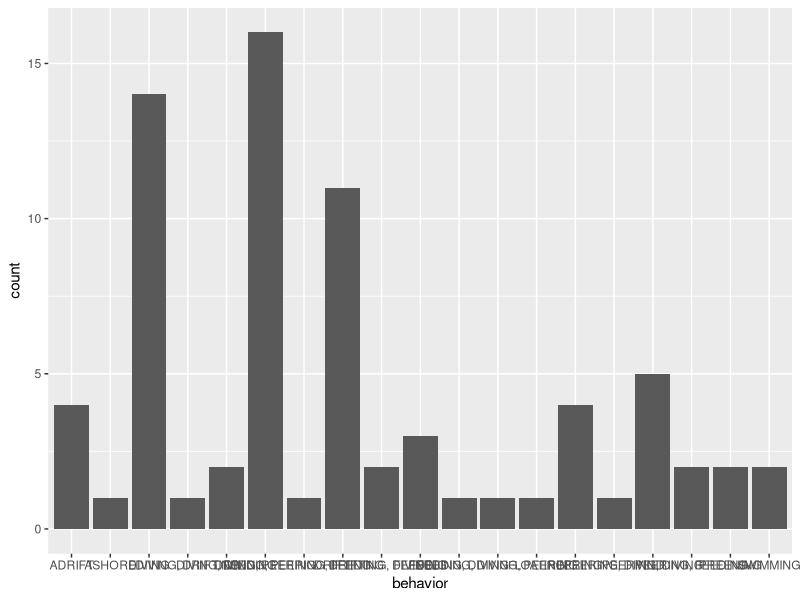
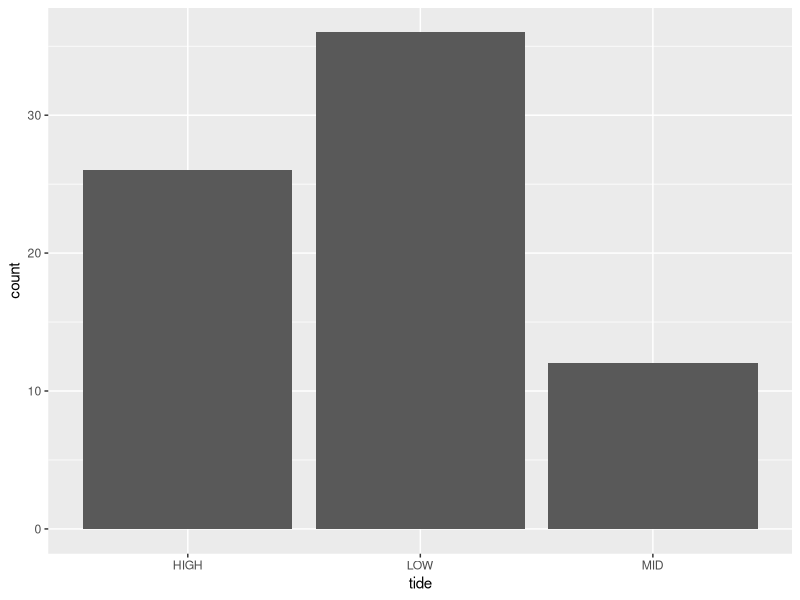

R code for these plots, in order:
## ---- chunk 1
library(tidyverse)
library(lubridate)
## ---- chunk 2
#2023
all_bird_untidy_2023 <- read_csv("loons_2023.csv")
loons_2023 <- read_csv("loons_2023.csv")

#2024
loons_2024 <- read_csv("loons_2024.csv")
## ---- chunk 3
#assigning exposure level to locations
loons_2023 <- loons_2023 %>% 
  mutate(shelter_gradient = case_when(location == "BAR HARBOR PIER" ~ "exposed",
                                      location == "SEAL HARBOR BEACH" ~ "moderate",
                                      location == "BRACY HARBOR" ~ "moderate",
                                      location == "NORTHEAST HARBOR" ~ "moderately_sheltered",
                                      location == "SOMES SOUND" ~ "sheltered",
                                      location == "SOUTHWEST HARBOR" ~ "moderately_sheltered",
                                      location == "SEAWALL" ~ "exposed",
                                      location == "SEAL COVE" ~ "moderately_exposed",
                                      location == "SAND BEACH" ~ "moderately_exposed"))
 
#releveling the exposure levels from most exposed to least exposed 
shelter_factor <- fct_relevel(loons_2023$shelter_gradient, c(
                "exposed", 
                "moderately_exposed",
                "moderate",
                "moderately_sheltered",
                "sheltered"))
## ---- chunk 4
#saving a dataset to include only loons and the shelter factor
loons_2023 <- loons_2023 %>% 
  mutate(shelter_factor = shelter_factor) %>% 
  filter(species == "COMMON LOON")

#counting how many different exposure observations we have
loons_2023 %>% 
  count(shelter_factor)
## ---- chunk 5
#Change character numbers to numeric
loons_2023 <- loons_2023 %>% 
  mutate(meters_offshore = as.numeric(meters_offshore)) %>% 
  mutate(latitude = as.numeric(latitude)) %>% 
  mutate(longitude = as.numeric(longitude)) %>% 
  mutate(barometer = as.numeric(barometer)) %>% 
  mutate(date = as_date(date, format = "%m/%d/%Y")) %>% 
  mutate(time = hms::as_hms(time)) %>% 
  select(-year, -day, -month)

glimpse(loons_2023)
## ---- chunk 6
#determining how many locations we have
unique(loons_2023$location)
unique(loons_2024$location)
## ---- chunk 7
unique(loons_2023$behavior)
unique(loons_2024$behavior)
## ---- chunk 8
#Count occurence of behaviors
loons_2023_behavior <- loons_2023 %>% 
  filter(species == "COMMON LOON") %>% 
  group_by(date, behavior, species, tide, tide_percentage) %>% 
  count(behavior)

loons_2023_behavior
## ---- chunk 9
#Count the occurrences of behavior of loons
ggplot(data = loons_2023_behavior, mapping = aes(x = behavior)) + 
  geom_bar()

#Count how many low, high, and mid tide observations we have
ggplot(data = loons_2023_behavior, mapping = aes(x = tide)) + 
  geom_bar()
